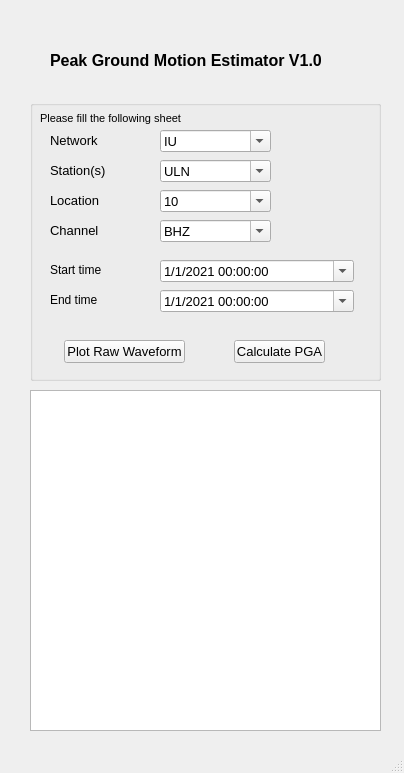
<?xml version="1.0" encoding="UTF-8"?>
<ui version="4.0">
 <class>MainWindow</class>
 <widget class="QMainWindow" name="MainWindow">
  <property name="geometry">
   <rect>
    <x>0</x>
    <y>0</y>
    <width>404</width>
    <height>773</height>
   </rect>
  </property>
  <property name="windowTitle">
   <string>PGA </string>
  </property>
  <widget class="QWidget" name="centralwidget">
   <widget class="QGroupBox" name="groupBox">
    <property name="geometry">
     <rect>
      <x>30</x>
      <y>100</y>
      <width>351</width>
      <height>281</height>
     </rect>
    </property>
    <property name="font">
     <font>
      <pointsize>10</pointsize>
      <weight>50</weight>
      <bold>false</bold>
     </font>
    </property>
    <property name="title">
     <string/>
    </property>
    <widget class="QLabel" name="label_5">
     <property name="geometry">
      <rect>
       <x>20</x>
       <y>30</y>
       <width>91</width>
       <height>20</height>
      </rect>
     </property>
     <property name="font">
      <font>
       <pointsize>10</pointsize>
      </font>
     </property>
     <property name="text">
      <string>Network</string>
     </property>
    </widget>
    <widget class="QLabel" name="label_6">
     <property name="geometry">
      <rect>
       <x>20</x>
       <y>90</y>
       <width>91</width>
       <height>20</height>
      </rect>
     </property>
     <property name="font">
      <font>
       <pointsize>10</pointsize>
      </font>
     </property>
     <property name="text">
      <string>Location</string>
     </property>
    </widget>
    <widget class="QLabel" name="label">
     <property name="geometry">
      <rect>
       <x>20</x>
       <y>160</y>
       <width>101</width>
       <height>20</height>
      </rect>
     </property>
     <property name="font">
      <font>
       <pointsize>9</pointsize>
      </font>
     </property>
     <property name="text">
      <string>Start time</string>
     </property>
    </widget>
    <widget class="QLabel" name="label_2">
     <property name="geometry">
      <rect>
       <x>20</x>
       <y>190</y>
       <width>111</width>
       <height>20</height>
      </rect>
     </property>
     <property name="font">
      <font>
       <pointsize>9</pointsize>
      </font>
     </property>
     <property name="text">
      <string>End time</string>
     </property>
    </widget>
    <widget class="QLabel" name="label_7">
     <property name="geometry">
      <rect>
       <x>20</x>
       <y>120</y>
       <width>91</width>
       <height>20</height>
      </rect>
     </property>
     <property name="font">
      <font>
       <pointsize>10</pointsize>
      </font>
     </property>
     <property name="text">
      <string>Channel</string>
     </property>
    </widget>
    <widget class="QLabel" name="label_4">
     <property name="geometry">
      <rect>
       <x>20</x>
       <y>60</y>
       <width>91</width>
       <height>20</height>
      </rect>
     </property>
     <property name="font">
      <font>
       <pointsize>10</pointsize>
      </font>
     </property>
     <property name="text">
      <string>Station(s)</string>
     </property>
    </widget>
    <widget class="QPushButton" name="pushButton">
     <property name="geometry">
      <rect>
       <x>34</x>
       <y>240</y>
       <width>121</width>
       <height>23</height>
      </rect>
     </property>
     <property name="text">
      <string>Plot Raw Waveform</string>
     </property>
    </widget>
    <widget class="QComboBox" name="comboBox">
     <property name="geometry">
      <rect>
       <x>130</x>
       <y>30</y>
       <width>111</width>
       <height>22</height>
      </rect>
     </property>
     <property name="editable">
      <bool>true</bool>
     </property>
     <item>
      <property name="text">
       <string>IU</string>
      </property>
     </item>
     <item>
      <property name="text">
       <string>MN</string>
      </property>
     </item>
     <item>
      <property name="text">
       <string>AC</string>
      </property>
     </item>
     <item>
      <property name="text">
       <string>IM</string>
      </property>
     </item>
     <item>
      <property name="text">
       <string>IC</string>
      </property>
     </item>
     <item>
      <property name="text">
       <string>II</string>
      </property>
     </item>
     <item>
      <property name="text">
       <string>MM</string>
      </property>
     </item>
     <item>
      <property name="text">
       <string>TL</string>
      </property>
     </item>
     <item>
      <property name="text">
       <string>UB</string>
      </property>
     </item>
    </widget>
    <widget class="QComboBox" name="comboBox_2">
     <property name="geometry">
      <rect>
       <x>130</x>
       <y>60</y>
       <width>111</width>
       <height>22</height>
      </rect>
     </property>
     <property name="editable">
      <bool>true</bool>
     </property>
     <item>
      <property name="text">
       <string>ULN</string>
      </property>
     </item>
     <item>
      <property name="text">
       <string>ALM31</string>
      </property>
     </item>
     <item>
      <property name="text">
       <string>ALM01</string>
      </property>
     </item>
     <item>
      <property name="text">
       <string>ALM02</string>
      </property>
     </item>
     <item>
      <property name="text">
       <string>ALM03</string>
      </property>
     </item>
     <item>
      <property name="text">
       <string>ALM04</string>
      </property>
     </item>
     <item>
      <property name="text">
       <string>ALM05</string>
      </property>
     </item>
     <item>
      <property name="text">
       <string>ALM06</string>
      </property>
     </item>
     <item>
      <property name="text">
       <string>ALM07</string>
      </property>
     </item>
     <item>
      <property name="text">
       <string>ALM08</string>
      </property>
     </item>
     <item>
      <property name="text">
       <string>ALM09</string>
      </property>
     </item>
     <item>
      <property name="text">
       <string>U01M</string>
      </property>
     </item>
     <item>
      <property name="text">
       <string>U02M</string>
      </property>
     </item>
     <item>
      <property name="text">
       <string>U03M</string>
      </property>
     </item>
     <item>
      <property name="text">
       <string>U04M</string>
      </property>
     </item>
     <item>
      <property name="text">
       <string>U05M</string>
      </property>
     </item>
     <item>
      <property name="text">
       <string>U06M</string>
      </property>
     </item>
     <item>
      <property name="text">
       <string>U07M</string>
      </property>
     </item>
     <item>
      <property name="text">
       <string>U08M</string>
      </property>
     </item>
     <item>
      <property name="text">
       <string>U09M</string>
      </property>
     </item>
    </widget>
    <widget class="QComboBox" name="comboBox_3">
     <property name="geometry">
      <rect>
       <x>130</x>
       <y>90</y>
       <width>111</width>
       <height>22</height>
      </rect>
     </property>
     <property name="editable">
      <bool>true</bool>
     </property>
     <item>
      <property name="text">
       <string>10</string>
      </property>
     </item>
     <item>
      <property name="text">
       <string>--</string>
      </property>
     </item>
     <item>
      <property name="text">
       <string>00</string>
      </property>
     </item>
     <item>
      <property name="text">
       <string>20</string>
      </property>
     </item>
    </widget>
    <widget class="QComboBox" name="comboBox_4">
     <property name="geometry">
      <rect>
       <x>130</x>
       <y>120</y>
       <width>111</width>
       <height>22</height>
      </rect>
     </property>
     <property name="editable">
      <bool>true</bool>
     </property>
     <item>
      <property name="text">
       <string>BHZ</string>
      </property>
     </item>
     <item>
      <property name="text">
       <string>SHZ</string>
      </property>
     </item>
     <item>
      <property name="text">
       <string>SHN</string>
      </property>
     </item>
     <item>
      <property name="text">
       <string>SHE</string>
      </property>
     </item>
     <item>
      <property name="text">
       <string>BHN</string>
      </property>
     </item>
     <item>
      <property name="text">
       <string>BHE</string>
      </property>
     </item>
    </widget>
    <widget class="QLabel" name="label_8">
     <property name="geometry">
      <rect>
       <x>10</x>
       <y>10</y>
       <width>311</width>
       <height>16</height>
      </rect>
     </property>
     <property name="font">
      <font>
       <pointsize>8</pointsize>
      </font>
     </property>
     <property name="text">
      <string>Please fill the following sheet</string>
     </property>
    </widget>
    <widget class="QDateTimeEdit" name="dateTimeEdit">
     <property name="geometry">
      <rect>
       <x>130</x>
       <y>160</y>
       <width>194</width>
       <height>22</height>
      </rect>
     </property>
     <property name="dateTime">
      <datetime>
       <hour>0</hour>
       <minute>0</minute>
       <second>0</second>
       <year>2021</year>
       <month>1</month>
       <day>1</day>
      </datetime>
     </property>
     <property name="displayFormat">
      <string>M/d/yyyy hh:mm:ss </string>
     </property>
     <property name="calendarPopup">
      <bool>true</bool>
     </property>
     <property name="timeSpec">
      <enum>Qt::LocalTime</enum>
     </property>
    </widget>
    <widget class="QDateTimeEdit" name="dateTimeEdit_2">
     <property name="geometry">
      <rect>
       <x>130</x>
       <y>190</y>
       <width>194</width>
       <height>22</height>
      </rect>
     </property>
     <property name="dateTime">
      <datetime>
       <hour>0</hour>
       <minute>0</minute>
       <second>0</second>
       <year>2021</year>
       <month>1</month>
       <day>1</day>
      </datetime>
     </property>
     <property name="date">
      <date>
       <year>2021</year>
       <month>1</month>
       <day>1</day>
      </date>
     </property>
     <property name="time">
      <time>
       <hour>0</hour>
       <minute>0</minute>
       <second>0</second>
      </time>
     </property>
     <property name="displayFormat">
      <string>M/d/yyyy hh:mm:ss</string>
     </property>
     <property name="calendarPopup">
      <bool>true</bool>
     </property>
     <property name="timeSpec">
      <enum>Qt::LocalTime</enum>
     </property>
    </widget>
    <widget class="QPushButton" name="pushButton_2">
     <property name="geometry">
      <rect>
       <x>204</x>
       <y>240</y>
       <width>91</width>
       <height>23</height>
      </rect>
     </property>
     <property name="text">
      <string>Calculate PGA</string>
     </property>
    </widget>
   </widget>
   <widget class="QLabel" name="label_9">
    <property name="geometry">
     <rect>
      <x>240</x>
      <y>800</y>
      <width>651</width>
      <height>41</height>
     </rect>
    </property>
    <property name="font">
     <font>
      <family>Mongolian Baiti</family>
      <pointsize>10</pointsize>
      <weight>50</weight>
      <bold>false</bold>
     </font>
    </property>
    <property name="text">
     <string> Одон Орон Геофизикийн Хүрээлэн, Газар Хөдлөлт Судлах Салбар, Техник Технологийн Лаборатори</string>
    </property>
   </widget>
   <widget class="QLabel" name="label_12">
    <property name="geometry">
     <rect>
      <x>50</x>
      <y>50</y>
      <width>331</width>
      <height>20</height>
     </rect>
    </property>
    <property name="font">
     <font>
      <pointsize>12</pointsize>
      <weight>75</weight>
      <bold>true</bold>
     </font>
    </property>
    <property name="text">
     <string>Peak Ground Motion Estimator V1.0</string>
    </property>
   </widget>
   <widget class="QLabel" name="label_14">
    <property name="geometry">
     <rect>
      <x>450</x>
      <y>830</y>
      <width>151</width>
      <height>20</height>
     </rect>
    </property>
    <property name="font">
     <font>
      <pointsize>10</pointsize>
     </font>
    </property>
    <property name="text">
     <string>Д.Лхагвадорж 2021 он</string>
    </property>
   </widget>
   <widget class="QTextBrowser" name="textBrowser">
    <property name="geometry">
     <rect>
      <x>30</x>
      <y>390</y>
      <width>351</width>
      <height>341</height>
     </rect>
    </property>
    <property name="tabStopWidth">
     <number>100</number>
    </property>
    <property name="openExternalLinks">
     <bool>true</bool>
    </property>
   </widget>
  </widget>
  <widget class="QMenuBar" name="menubar">
   <property name="geometry">
    <rect>
     <x>0</x>
     <y>0</y>
     <width>404</width>
     <height>21</height>
    </rect>
   </property>
  </widget>
  <widget class="QStatusBar" name="statusbar"/>
 </widget>
 <resources>
  <include location="../../Users/Lhagvaa/Desktop/PyQt5/backGround.qrc"/>
 </resources>
 <connections/>
</ui>
